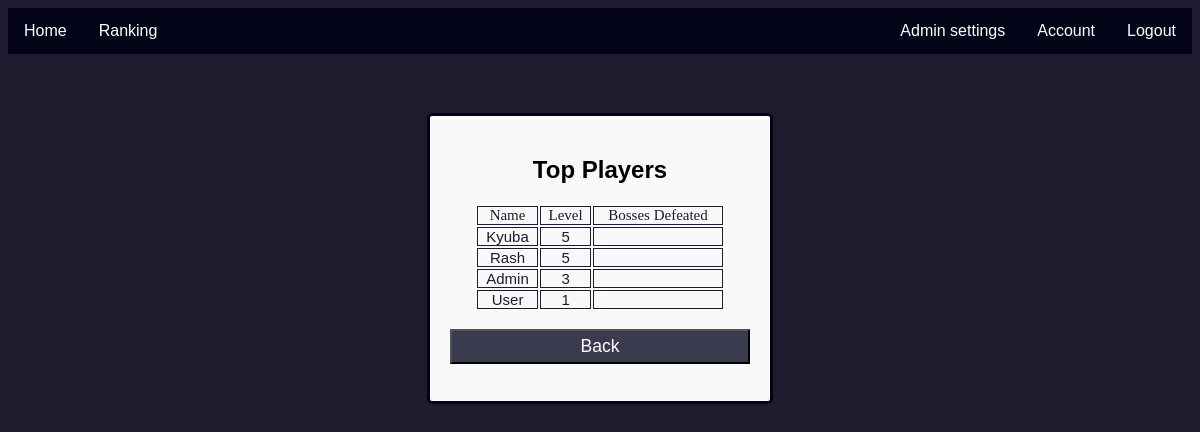
Page /ranking/index.php (signed in) on the committed database.
### tables this page shows
CREATE TABLE `characters` (
  `id` int(255) NOT NULL,
  `name` varchar(60) NOT NULL,
  `level` int(255) NOT NULL,
  `exp` int(255) NOT NULL,
  `coins` int(255) NOT NULL,
  `weaponsid` int(11) DEFAULT NULL,
  `attack` int(255) NOT NULL,
  `health` int(255) NOT NULL,
  `maxhealth` int(255) NOT NULL,
  `defense` int(255) NOT NULL,
  `potion` int(60) NOT NULL,
  `consumable` int(60) NOT NULL,
  `duel_won` int(10) NOT NULL DEFAULT 0
);

### ranking/ranking_controller.php (the view)
<?php
try {
    require_once("../data/db.php");
    $sql = "SELECT name, level FROM Characters";
    $stmt = $pdo->prepare($sql);
    if (!$stmt->execute()) {
        throw new Exception();
    }
    $characters = $stmt->fetchAll();
    usort($characters, function ($a, $b) {
        return $b['level'] <=> $a['level'];
    });
    foreach ($characters as $char) {
        echo
        "<tr>
            <td>{$char['name']}</td>
            <td>{$char['level']}</td>
            <td></td>
        </tr>";
    }
}
catch (Exception) {
    echo "User's fault.";
}

### styles/style.css (style rules this page uses)
body { background-color: #1F1B2E; font-family: Arial, sans-serif; color: #ffffff; }
.main-window tr, th, td { border: 1px solid #1b1b32; color: #1b1b32; padding: 0px 3px; font-size: 15px; }

### rows in the picture
characters: name "Kyuba", level "5"
characters: name "Rash", level "5"
characters: name "Admin", level "3"
characters: name "User", level "1"
